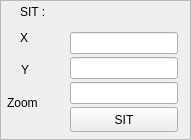
  <widget class="QFrame" name="frame14">
   <property name="geometry">
    <rect>
     <x>697</x>
     <y>124</y>
     <width>191</width>
     <height>140</height>
    </rect>
   </property>
   <property name="frameShape">
    <enum>QFrame::StyledPanel</enum>
   </property>
   <property name="frameShadow">
    <enum>QFrame::Plain</enum>
   </property>
   <widget class="QLabel" name="textLabel10">
    <property name="geometry">
     <rect>
      <x>7</x>
      <y>93</y>
      <width>51</width>
      <height>20</height>
     </rect>
    </property>
    <property name="text">
     <string>Zoom</string>
    </property>
    <property name="wordWrap">
     <bool>false</bool>
    </property>
   </widget>
   <widget class="QLabel" name="textLabel9">
    <property name="geometry">
     <rect>
      <x>21</x>
      <y>62</y>
      <width>37</width>
      <height>16</height>
     </rect>
    </property>
    <property name="text">
     <string>Y</string>
    </property>
    <property name="wordWrap">
     <bool>false</bool>
    </property>
   </widget>
   <widget class="QLabel" name="textLabel8">
    <property name="geometry">
     <rect>
      <x>20</x>
      <y>30</y>
      <width>37</width>
      <height>16</height>
     </rect>
    </property>
    <property name="text">
     <string>X</string>
    </property>
    <property name="wordWrap">
     <bool>false</bool>
    </property>
   </widget>
   <widget class="QLabel" name="textLabel7">
    <property name="geometry">
     <rect>
      <x>20</x>
      <y>1</y>
      <width>70</width>
      <height>21</height>
     </rect>
    </property>
    <property name="text">
     <string>SIT :</string>
    </property>
    <property name="wordWrap">
     <bool>false</bool>
    </property>
   </widget>
   <widget class="QLineEdit" name="lineEditX">
    <property name="geometry">
     <rect>
      <x>70</x>
      <y>32</y>
      <width>108</width>
      <height>22</height>
     </rect>
    </property>
   </widget>
   <widget class="QLineEdit" name="lineEditY">
    <property name="geometry">
     <rect>
      <x>70</x>
      <y>57</y>
      <width>108</width>
      <height>22</height>
     </rect>
    </property>
   </widget>
   <widget class="QLineEdit" name="lineEditZoom">
    <property name="geometry">
     <rect>
      <x>70</x>
      <y>82</y>
      <width>108</width>
      <height>22</height>
     </rect>
    </property>
   </widget>
   <widget class="QPushButton" name="ButSIT">
    <property name="geometry">
     <rect>
      <x>70</x>
      <y>107</y>
      <width>108</width>
      <height>25</height>
     </rect>
    </property>
    <property name="text">
     <string>SIT</string>
    </property>
   </widget>
  </widget>
